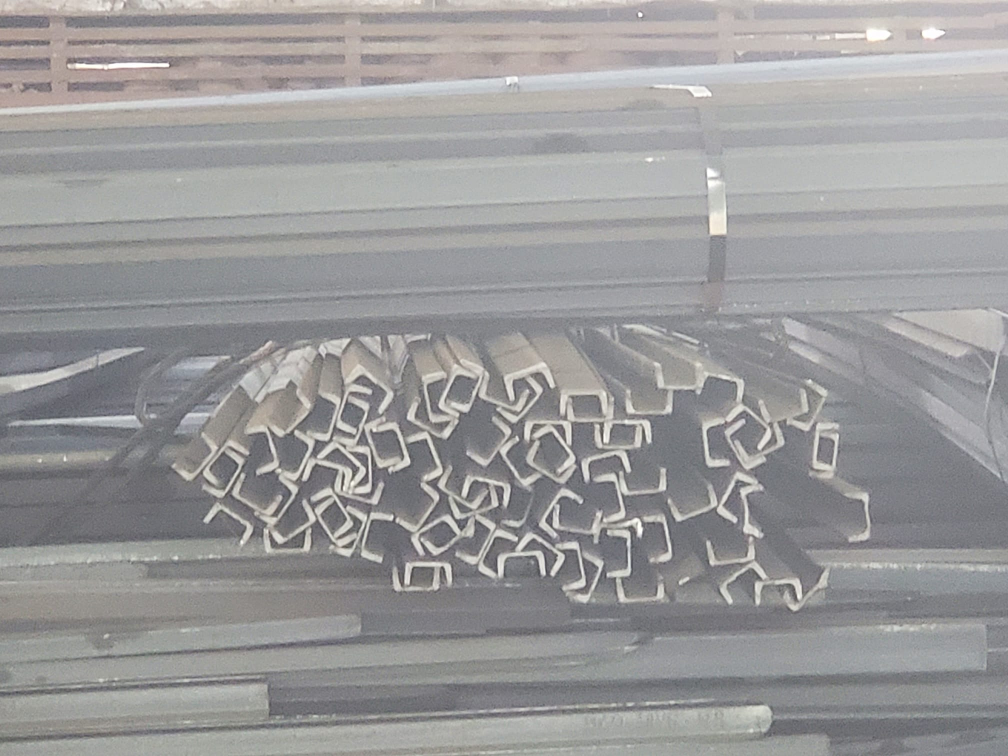
#> input picture data/3.jpeg, 2016 x 1512 px, found by its file name (shown at 1/2 size)
$ jupyter execute --allow-errors opencv_template_match.ipynb
#> lines starting #> are read from the running program, lines starting #| are printed output that depends on the picture; after the words box and inside, x2 and y2 are one past the last pixel; in counts of white or black regions, pixels touching at a corner belong together
[cell 1]
# from re import template
import cv2
import numpy as np
from matplotlib import pyplot as plt
img = cv2.imread('C:/Users/S_G/Documents/GitHub/Shape_Detection/data/3.jpeg',0)
#> img: shape (1512, 2016); min 62, max 255, mean 154

def crop(image, mask_pts):
    #imageGray = cv2.cvtColor(image, cv2.COLOR_BGR2GRAY)
    mask = np.zeros(image.shape[:2], dtype="uint8")
    pts = np.array(mask_pts)
    color = 255
    cv2.fillPoly(mask, [pts], color)
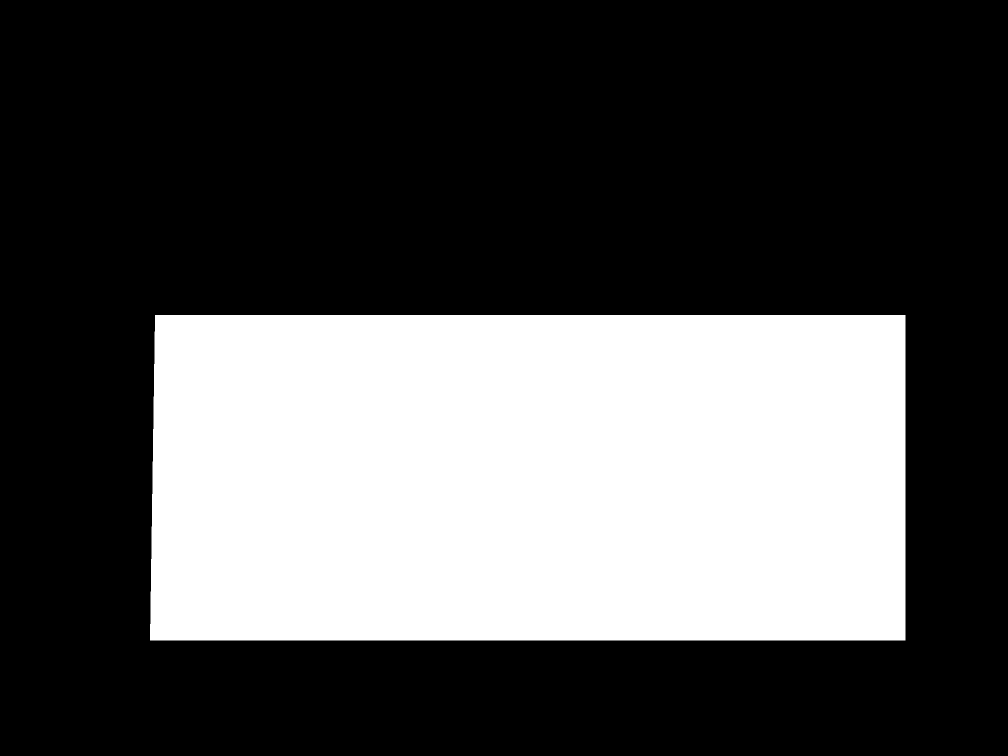
#> mask: shape (1512, 2016) (shown at 1/2 size); 32.2% white; 1 white region, box (x1, y1, x2, y2) and area: (300, 630, 1811, 1281) 980406
    masked = cv2.bitwise_and(image, image, mask=mask)
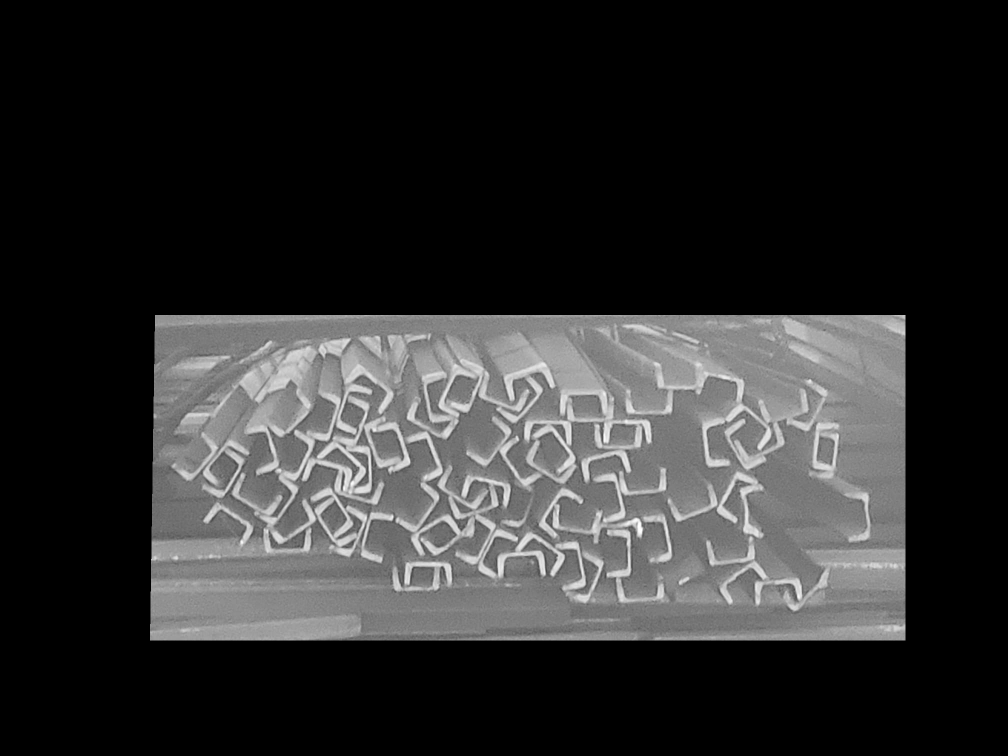
#> masked: shape (1512, 2016) (shown at 1/2 size); min 0, max 255, mean 45.4
    rect = cv2.boundingRect(pts)
    x,y,w,h = rect
    croped = image[y:y+h, x:x+w].copy()
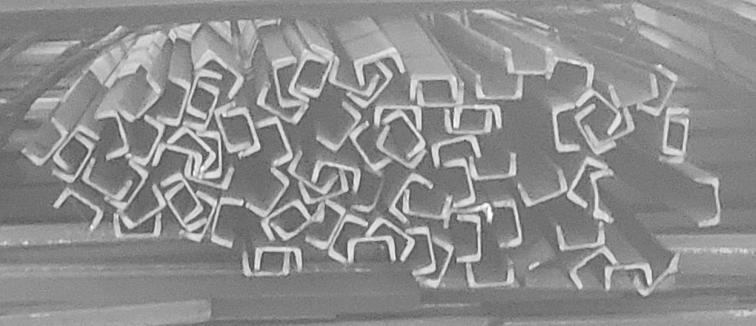
#> croped: shape (651, 1511) (shown at 1/2 size); min 62, max 255, mean 141.2
    print(croped.shape , image.shape)
#| (651, 1511) (1512, 2016)
    return croped, image

def new_img(img,result,thresh):
    (y_points, x_points) = np.where(result >= thresh)
    loc = zip(x_points, y_points)
    # print(loc[0])
    result1 = img.copy()
    W, H = img.shape
    cnt1, cnt2 = 0,0
    for x in range (W):
        for y in range (H):
            cnt1 += 1
            if (x,y) not in loc:
                result1[x][y] = 0
            else: cnt2 += 1
            # print(x,y)
    print(cnt1,cnt2)
    return result1


img2 = img.copy()

mask_pts = [[310,630], [1810,630], [1810,1280], [300,1280]]

croped, original = crop(img2, mask_pts)

mask_pts1 = [[1390,350], [1445,350], [1445,455], [1390,455]]

template, original1 = crop(croped, mask_pts1)
#> in crop (call 2), `cv2.fillPoly(mask, [pts], color)`:
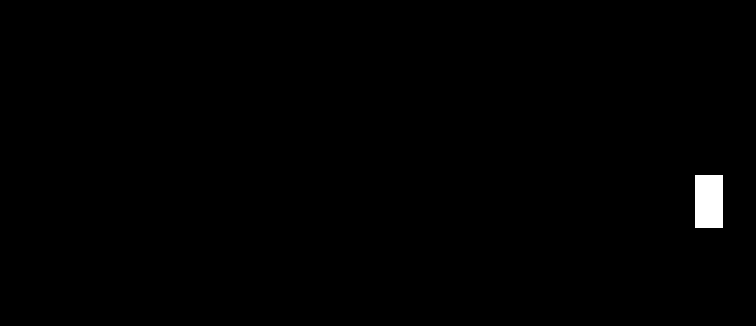
#> mask: shape (651, 1511) (shown at 1/2 size); 0.6% white; 1 white region, box (x1, y1, x2, y2) and area: (1390, 350, 1446, 456) 5936
#> in crop (call 2), `croped = image[y:y+h, x:x+w].copy()`:
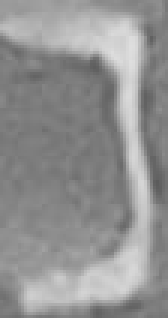
#> croped: shape (106, 56) (shown 3 times larger); min 91, max 222, mean 146.2
#| (106, 56) (651, 1511)
print("shape:", croped.shape)
#| shape: (651, 1511)
plt.imshow( template)

# template = cv.imread('template.jpg',0)
w, h = template.shape[::-1]
#> w = 56; h = 106
# All the 6 methods for comparison in a list
methods = ['cv.TM_CCOEFF', 'cv.TM_CCOEFF_NORMED', 'cv.TM_CCORR',
            'cv.TM_CCORR_NORMED', 'cv.TM_SQDIFF', 'cv.TM_SQDIFF_NORMED']
#> (the rest of this cell did not finish here and is left out)

[cell 2]
# import the necessary packages
from skimage import feature
import numpy as np
import cv2
class LocalBinaryPatterns:
    def __init__(self, numPoints, radius):
        self.numPoints = numPoints;
        self.radius = radius
    def describe(self, image, eps=1e-7):
#> called with eps = 1e-07
        lbp = feature.local_binary_pattern(image, self.numPoints,
			self.radius, method="uniform")
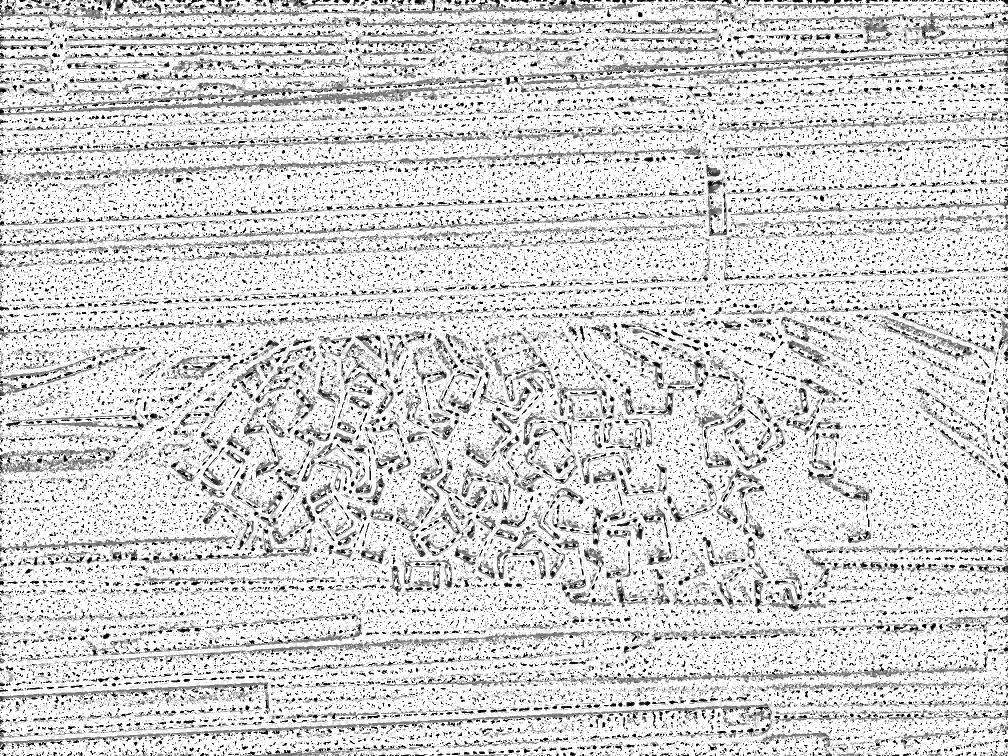
#> lbp: shape (1512, 2016) float64 (shown at 1/2 size); min 0, max 25, mean 20.8; drawn with min black and max white
        (hist, _) = np.histogram(lbp.ravel(),
			bins=np.arange(0, self.numPoints + 3),
			range=(0, self.numPoints + 2))
#> hist = 26 values, max 2046010 at index 25, min 7729 at index 18, mean 117238.2

        cv2.imwrite("lbp_test.png",lbp)
        plt.imshow
		# normalize the histogram
        hist = hist.astype("float")
        hist /= (hist.sum() + eps)
#> hist = 26 values, max 0.671 at index 25, min 0.00254 at index 18, mean 0.0385
		# return the histogram of Local Binary Patterns
        return hist, lbp

[cell 3]
desc = LocalBinaryPatterns(24, 8)
gray = cv2.imread('C:/Users/S_G/Documents/GitHub/Shape_Detection/data/3.jpeg',0)
hist, lbp = desc.describe(gray)
cv2.imwrite("lbp_img.png",lbp)
plt.imshow(lbp)

[cell 4]
# desc = LocalBinaryPatterns(24, 8)
# gray = cv2.imread('C:/Users/S_G/Documents/GitHub/Shape_Detection/data/3.jpeg',0)
hist, lbp = desc.describe(template)
#> call 2 of describe, with eps = 1e-07
#> in describe (call 2), `lbp = feature.local_binary_pattern(image, self.numPoints, self.radius,..`:
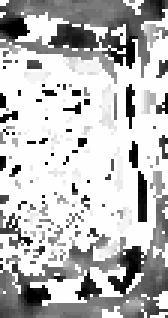
#> lbp: shape (106, 56) float64 (shown 3 times larger); min 0, max 25, mean 18.4; drawn with min black and max white
#> in describe (call 2), `(hist, _) = np.histogram(lbp.ravel(), bins=np.arange(0, self.numPoints..`: hist = 26 values, max 3328 at index 25, min 4 at index 20, mean 228.3
#> in describe (call 2), `hist /= (hist.sum() + eps)`: hist = 26 values, max 0.561 at index 25, min 0.000674 at index 20, mean 0.0385
cv2.imwrite("lbp_template.png",lbp)
plt.imshow(lbp)

$ run again, with data/1.jpeg copied over data/3.jpeg
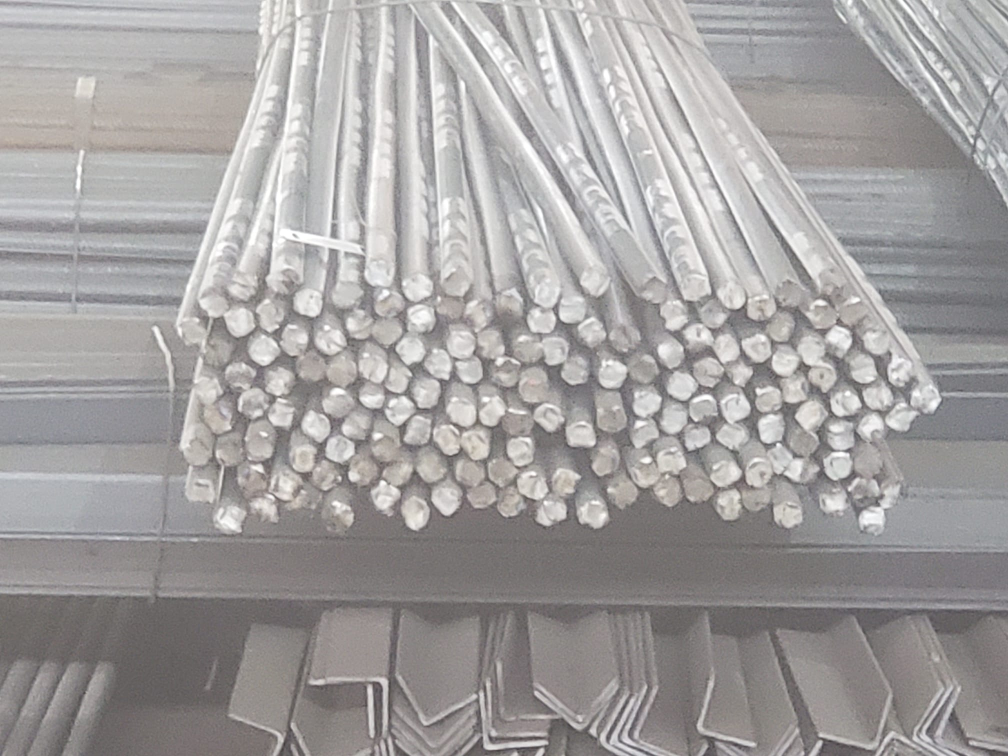
#> input picture data/1.jpeg, 2016 x 1512 px, found by its file name (shown at 1/2 size)
#> mask: shape (1512, 2016); 32.2% white; 1 white region, box (x1, y1, x2, y2) and area: (300, 630, 1811, 1281) 980406
#| (651, 1511) (1512, 2016)
#> mask: shape (651, 1511); 0.6% white; 1 white region, box (x1, y1, x2, y2) and area: (1390, 350, 1446, 456) 5936
#> masked: shape (651, 1511)
#> croped: shape (106, 56)
#| (106, 56) (651, 1511)
#| shape: (651, 1511)
#> in describe, `lbp = feature.local_binary_pattern(image, self.numPoints, self.radius,..`:
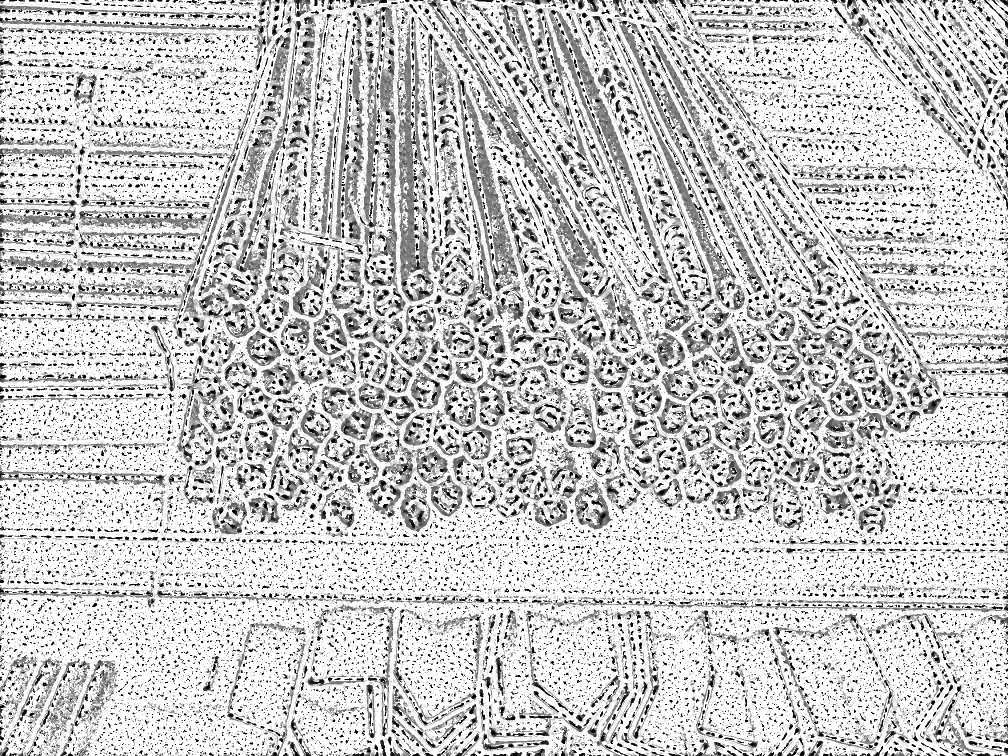
#> lbp: shape (1512, 2016) float64 (shown at 1/2 size); min 0, max 25, mean 19.6; drawn with min black and max white
#> in describe, `(hist, _) = np.histogram(lbp.ravel(), bins=np.arange(0, self.numPoints..`: hist = 26 values, max 1783212 at index 25, min 15149 at index 18, mean 117238.2
#> in describe, `hist /= (hist.sum() + eps)`: hist = 26 values, max 0.585 at index 25, min 0.00497 at index 18, mean 0.0385
#> in describe (call 2), `lbp = feature.local_binary_pattern(image, self.numPoints, self.radius,..`:
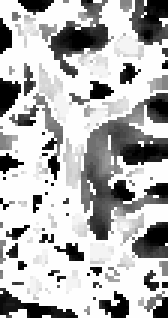
#> lbp: shape (106, 56) float64 (shown 3 times larger); min 0, max 25, mean 17.6; drawn with min black and max white
#> in describe (call 2), `(hist, _) = np.histogram(lbp.ravel(), bins=np.arange(0, self.numPoints..`: hist = 26 values, max 3113 at index 25, min 13 at index 18, mean 228.3
#> in describe (call 2), `hist /= (hist.sum() + eps)`: hist = 26 values, max 0.524 at index 25, min 0.00219 at index 18, mean 0.0385

$ run again, with data/2.jpeg copied over data/3.jpeg
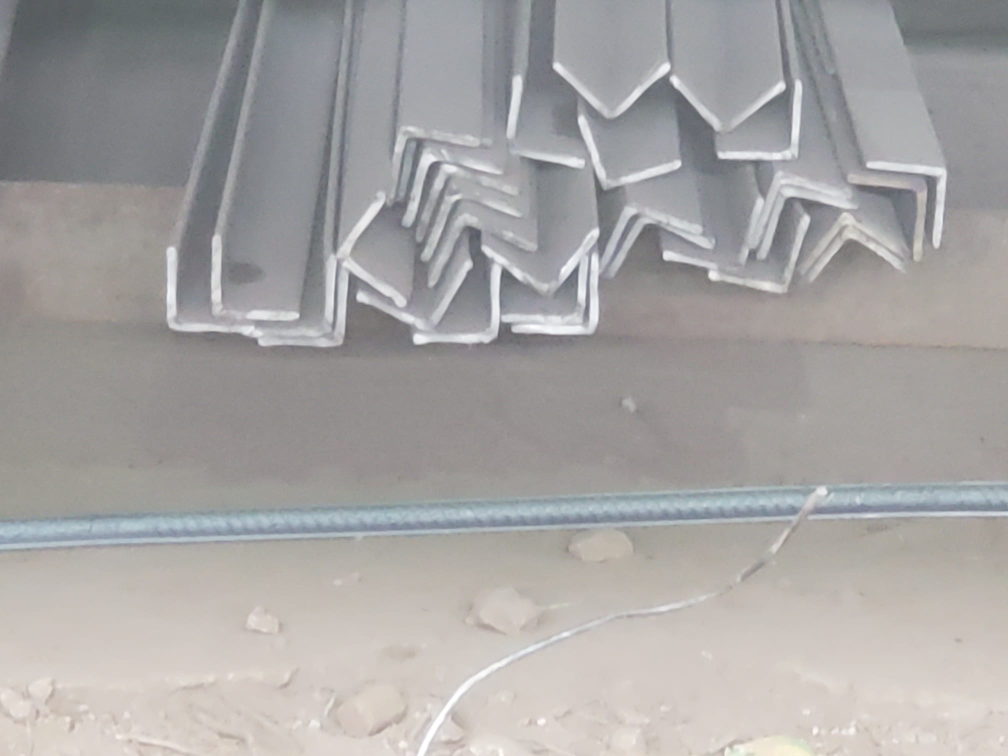
#> input picture data/2.jpeg, 2016 x 1512 px, found by its file name (shown at 1/2 size)
#> mask: shape (1512, 2016); 32.2% white; 1 white region, box (x1, y1, x2, y2) and area: (300, 630, 1811, 1281) 980406
#| (651, 1511) (1512, 2016)
#> mask: shape (651, 1511); 0.6% white; 1 white region, box (x1, y1, x2, y2) and area: (1390, 350, 1446, 456) 5936
#> masked: shape (651, 1511)
#> croped: shape (106, 56)
#| (106, 56) (651, 1511)
#| shape: (651, 1511)
#> in describe, `lbp = feature.local_binary_pattern(image, self.numPoints, self.radius,..`:
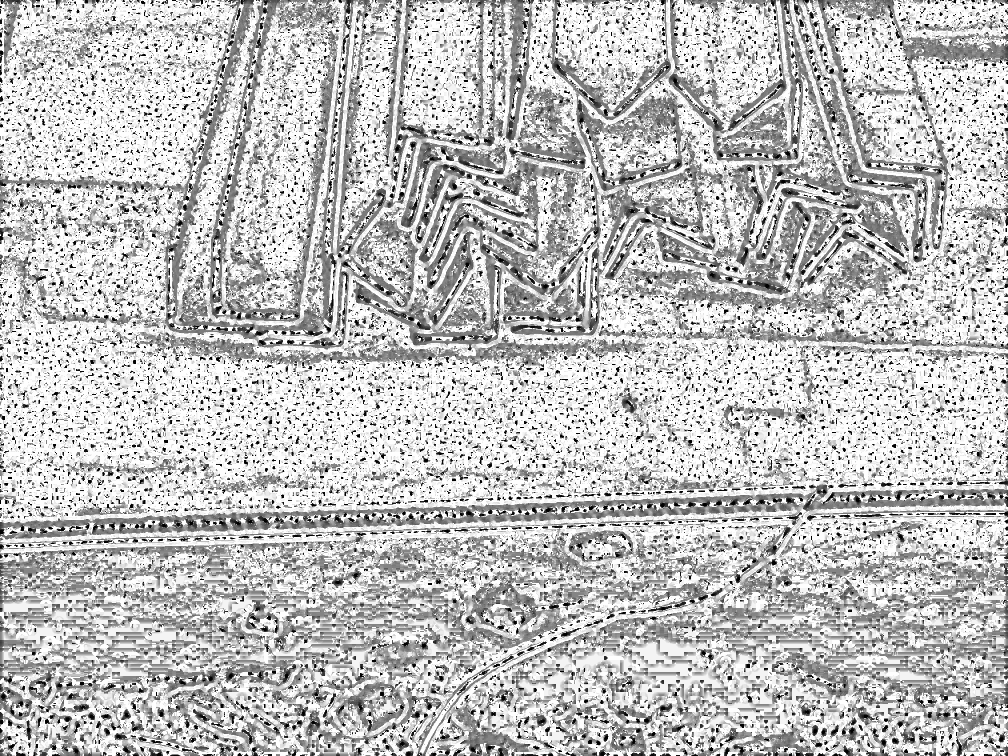
#> lbp: shape (1512, 2016) float64 (shown at 1/2 size); min 0, max 25, mean 18.8; drawn with min black and max white
#> in describe, `(hist, _) = np.histogram(lbp.ravel(), bins=np.arange(0, self.numPoints..`: hist = 26 values, max 1292963 at index 25, min 25342 at index 6, mean 117238.2
#> in describe, `hist /= (hist.sum() + eps)`: hist = 26 values, max 0.424 at index 25, min 0.00831 at index 6, mean 0.0385
#> in describe (call 2), `lbp = feature.local_binary_pattern(image, self.numPoints, self.radius,..`:
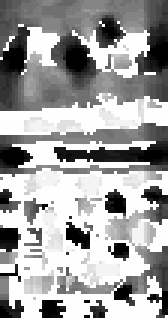
#> lbp: shape (106, 56) float64 (shown 3 times larger); min 0, max 25, mean 15.9; drawn with min black and max white
#> in describe (call 2), `(hist, _) = np.histogram(lbp.ravel(), bins=np.arange(0, self.numPoints..`: hist = 26 values, max 2265 at index 25, min 30 at index 20, mean 228.3
#> in describe (call 2), `hist /= (hist.sum() + eps)`: hist = 26 values, max 0.382 at index 25, min 0.00505 at index 20, mean 0.0385
